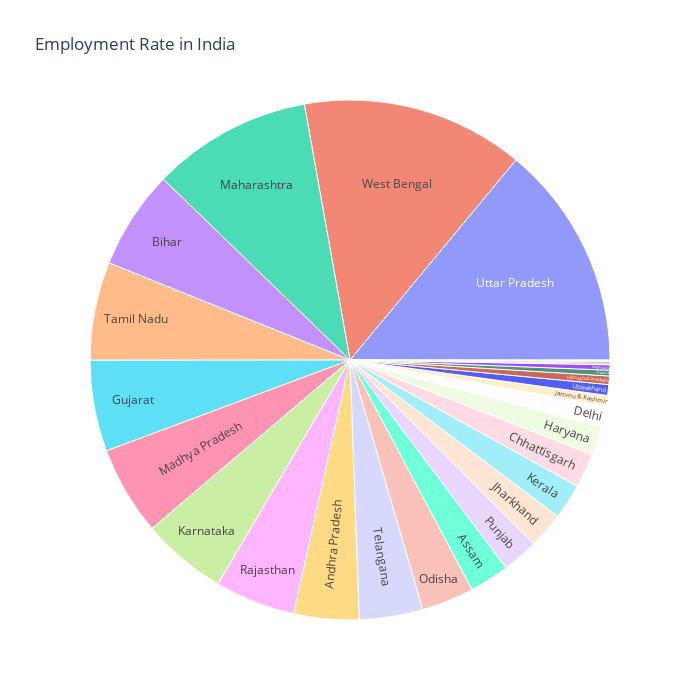

The notebook cell this image was saved under:
### Code cell
unemploment = df[["Region",' Estimated Employed']]
figure = px.sunburst(unemploment, path=["Region"], 
                     values=' Estimated Employed',
                     width=700, height=700, 
                     title="Employment Rate in India")
figure.show()

### Figure 1 — Plotly figure (JSON) as saved in the notebook; plotly's stock layout.template omitted (floating-point values rounded to 4 significant figures)
{"data": [{"branchvalues": "total", "domain": {"x": [0, 1], "y": [0, 1]}, "hovertemplate": "labels=%{label}<br> Estimated Employed=%{value}<br>parent=%{parent}<br>id=%{id}<extra></extra>", "ids": ["Andhra Pradesh", "Assam", "Bihar", "Chandigarh", "Chhattisgarh", "Delhi", "Goa", "Gujarat", "Haryana", "Himachal Pradesh", "Jammu & Kashmir", "Jharkhand", "Karnataka", "Kerala", "Madhya Pradesh", "Maharashtra", "Meghalaya", "Odisha", "Puducherry", "Punjab", "Rajasthan", "Sikkim", "Tamil Nadu", "Telangana", "Tripura", "Uttar Pradesh", "Uttarakhand", "West Bengal"], "labels": ["Andhra Pradesh", "Assam", "Bihar", "Chandigarh", "Chhattisgarh", "Delhi", "Goa", "Gujarat", "Haryana", "Himachal Pradesh", "Jammu & Kashmir", "Jharkhand", "Karnataka", "Kerala", "Madhya Pradesh", "Maharashtra", "Meghalaya", "Odisha", "Puducherry", "Punjab", "Rajasthan", "Sikkim", "Tamil Nadu", "Telangana", "Tripura", "Uttar Pradesh", "Uttarakhand", "West Bengal"], "name": "", "parents": ["", "", "", "", "", "", "", "", "", "", "", "", "", "", "", "", "", "", "", "", "", "", "", "", "", "", "", ""], "type": "sunburst", "values": [228314609, 139224076, 346253296, 3801975, 120497960, 73570360, 5431400, 319256358, 99598029, 29675064, 37798565, 125138732, 298679340, 123925186, 311233561, 559725484, 18622894, 183280915, 5519230, 127102136, 281149813, 1816972, 343547309, 222310557, 20076074, 786655301, 37536159, 778721482]}], "layout": {"height": 700, "legend": {"tracegroupgap": 0}, "title": {"text": "Employment Rate in India"}, "width": 700}}
